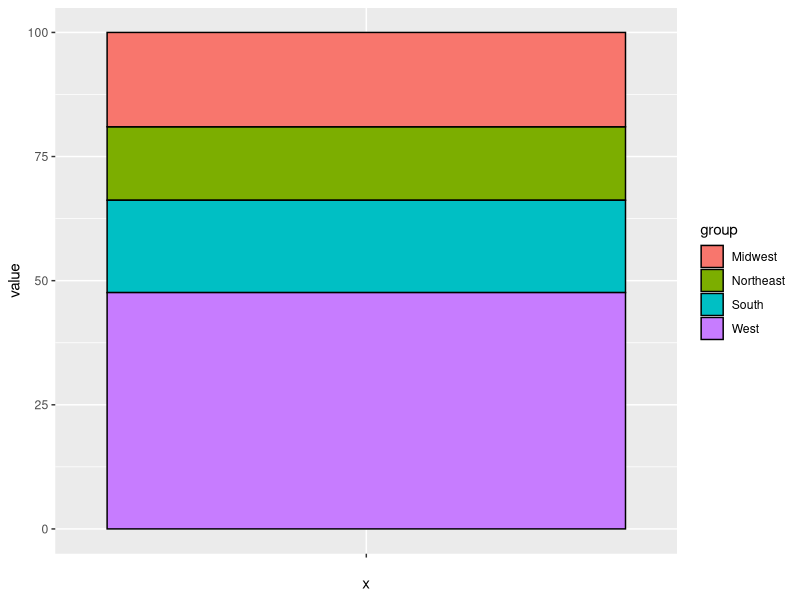
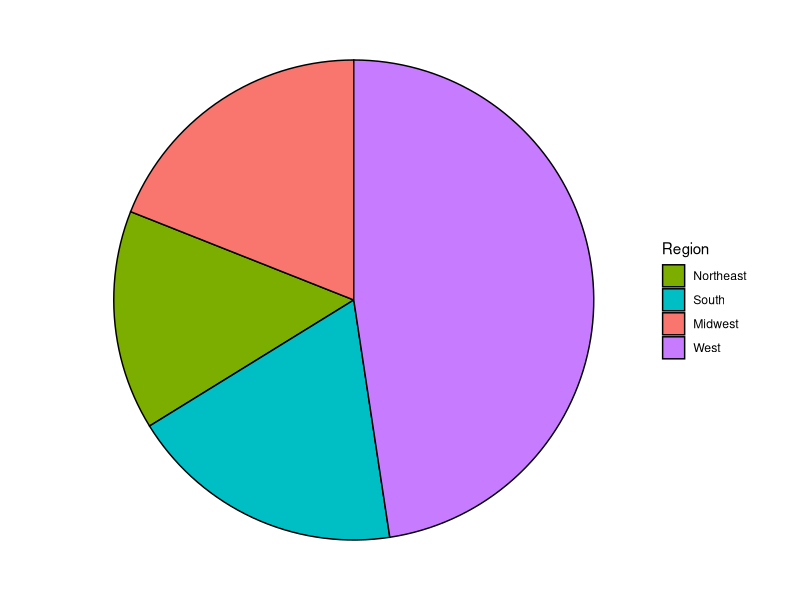

Reproduce these figures in R, in order.

###################################################
#                 Proportions by regions          #
#                 Version 1.0 (Jan 2021)          #
#             Written by Adam A. Capoferri        #               
###################################################

#This creates pie charts for any proportion of regions used. The number of regions can change and reflect that with the "value=()".
library(ggplot2)
library(ggrepel)
library(dplyr)
#Phase 1: Need to calculate the proportions for each region to enter into the value=c(")
df <- data.frame(group = c("Northeast", "South", "Midwest", "West"), value = c(14.8, 18.6, 19.0, 47.6))
head(df)

data<-ggplot(df, aes(x="", y=value, fill=group))+geom_bar(width = 1, stat="identity", color="black")
data
pie<-data+coord_polar("y", start=0)+theme_void()
pie_new<-pie+ scale_fill_brewer(palette="Set2")+guides(fill = guide_legend(title = "Region"))+scale_fill_discrete(breaks=c("Northeast", "South", "Midwest", "West", "Territory"))
pie_new
